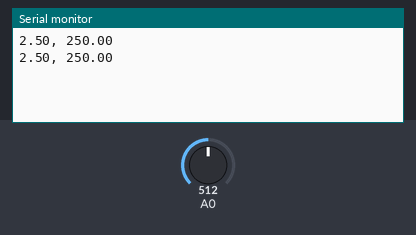
A sketch run on a simulated Arduino Uno, built with avr-gcc and run on an emulated ATmega328P. Parts: the last lines printed to the serial monitor. The inputs (shaded band) are chosen by the test bench; at power-on: A0 = 512.

Above: at 1.8 s.
1.9 s: A0 set to 716
At 2.7 s:
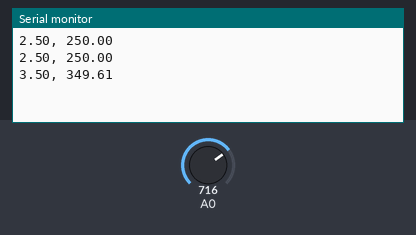
3.4 s: A0 set to 900
At 4.3 s:
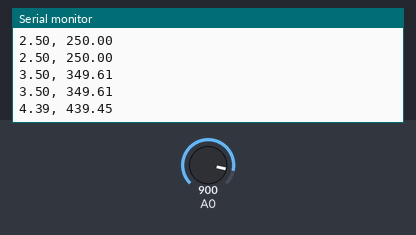
Timing chart, 0 to 6.4 s (numbered marks = the images above; inputs shaded):
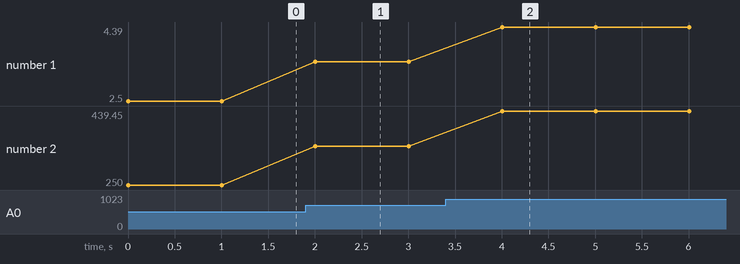

The sketch:

07_temp.ino
```cpp
/*  07. LM35 temperature sensor
        https://www.ti.com/lit/ds/symlink/lm35.pdf
*/

void setup() {
  Serial.begin(9600);
}

void loop() {
  float volt = getVoltage(A0);
  float degC = volt * 100.0;            // LM35 output: 0 mV + 10 mV/°C

  Serial.print(volt);
  Serial.print(", ");
  Serial.println(degC);

  delay(1000);
}

// convert analog input value (0--1023) back to voltage value (0.0--5.0V)
float getVoltage(int pin) {
  return (analogRead(pin)/1024.0 * 5);
}
```

Measured:
- after the input at 1.9 s, the serial monitor: prints a new line after 0.10 s (image 1)
- after the input at 3.4 s, the serial monitor: prints a new line after 0.60 s (image 2)
- plotted number 1: 2.5 → 3.5 after the input at 1.9 s, 3.5 → 4.39 after the input at 3.4 s
- plotted number 2: 250 → 349.61 after the input at 1.9 s, 349.61 → 439.45 after the input at 3.4 s
